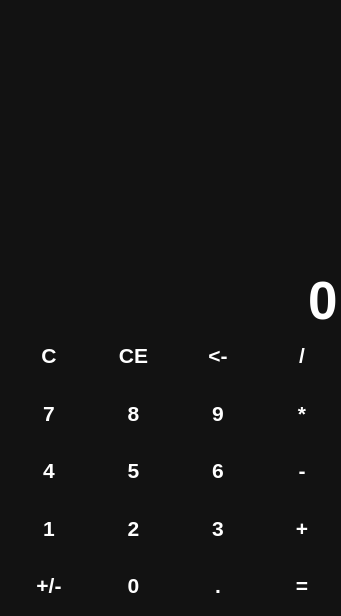
<?xml version="1.0" encoding="UTF-8"?>
<ui version="4.0">
 <class>MainWindow</class>
 <widget class="QMainWindow" name="MainWindow">
  <property name="geometry">
   <rect>
    <x>0</x>
    <y>0</y>
    <width>341</width>
    <height>616</height>
   </rect>
  </property>
  <property name="sizePolicy">
   <sizepolicy hsizetype="Expanding" vsizetype="Expanding">
    <horstretch>0</horstretch>
    <verstretch>0</verstretch>
   </sizepolicy>
  </property>
  <property name="minimumSize">
   <size>
    <width>300</width>
    <height>500</height>
   </size>
  </property>
  <property name="windowTitle">
   <string>PySideCalculator</string>
  </property>
  <property name="styleSheet">
   <string notr="true">QWidget {
    color: white;
    background-color: #121212;
    font-family: 'Lucida Sans', 'Lucida Sans Regular', 'Lucida Grande', 'Lucida Sans Unicode', Geneva, Verdana, sans-serif;
    font-size: 16pt;
    font-weight: 600;
}

QPushButton {
    background-color: transparent;
    border: none;
}

QPushButton:hover {
    background-color: #666;
}

QPushButton:pressed {
    background-color: #888;
}</string>
  </property>
  <property name="tabShape">
   <enum>QTabWidget::Rounded</enum>
  </property>
  <widget class="QWidget" name="centralwidget">
   <widget class="QLineEdit" name="le_entry">
    <property name="geometry">
     <rect>
      <x>10</x>
      <y>280</y>
      <width>331</width>
      <height>41</height>
     </rect>
    </property>
    <property name="sizePolicy">
     <sizepolicy hsizetype="Expanding" vsizetype="Maximum">
      <horstretch>0</horstretch>
      <verstretch>0</verstretch>
     </sizepolicy>
    </property>
    <property name="styleSheet">
     <string notr="true">font-size: 40pt;
border: none;
</string>
    </property>
    <property name="text">
     <string>0</string>
    </property>
    <property name="maxLength">
     <number>10</number>
    </property>
    <property name="alignment">
     <set>Qt::AlignRight|Qt::AlignTrailing|Qt::AlignVCenter</set>
    </property>
    <property name="readOnly">
     <bool>true</bool>
    </property>
   </widget>
   <widget class="QLabel" name="label">
    <property name="geometry">
     <rect>
      <x>180</x>
      <y>120</y>
      <width>131</width>
      <height>21</height>
     </rect>
    </property>
    <property name="sizePolicy">
     <sizepolicy hsizetype="Preferred" vsizetype="Maximum">
      <horstretch>0</horstretch>
      <verstretch>0</verstretch>
     </sizepolicy>
    </property>
    <property name="styleSheet">
     <string notr="true">color: #888;
</string>
    </property>
    <property name="text">
     <string/>
    </property>
    <property name="alignment">
     <set>Qt::AlignRight|Qt::AlignTrailing|Qt::AlignVCenter</set>
    </property>
   </widget>
   <widget class="QWidget" name="gridLayoutWidget">
    <property name="geometry">
     <rect>
      <x>10</x>
      <y>330</y>
      <width>331</width>
      <height>281</height>
     </rect>
    </property>
    <layout class="QGridLayout" name="layout_buttons">
     <item row="4" column="0">
      <widget class="QPushButton" name="btn_neg">
       <property name="sizePolicy">
        <sizepolicy hsizetype="Minimum" vsizetype="Expanding">
         <horstretch>0</horstretch>
         <verstretch>0</verstretch>
        </sizepolicy>
       </property>
       <property name="text">
        <string>+/-</string>
       </property>
      </widget>
     </item>
     <item row="0" column="2">
      <widget class="QPushButton" name="btn_back">
       <property name="sizePolicy">
        <sizepolicy hsizetype="Minimum" vsizetype="Expanding">
         <horstretch>0</horstretch>
         <verstretch>0</verstretch>
        </sizepolicy>
       </property>
       <property name="text">
        <string>&lt;-</string>
       </property>
      </widget>
     </item>
     <item row="3" column="0">
      <widget class="QPushButton" name="btn_1">
       <property name="sizePolicy">
        <sizepolicy hsizetype="Minimum" vsizetype="Expanding">
         <horstretch>0</horstretch>
         <verstretch>0</verstretch>
        </sizepolicy>
       </property>
       <property name="text">
        <string>1</string>
       </property>
       <property name="shortcut">
        <string>Return</string>
       </property>
      </widget>
     </item>
     <item row="1" column="0">
      <widget class="QPushButton" name="btn_7">
       <property name="sizePolicy">
        <sizepolicy hsizetype="Minimum" vsizetype="Expanding">
         <horstretch>0</horstretch>
         <verstretch>0</verstretch>
        </sizepolicy>
       </property>
       <property name="text">
        <string>7</string>
       </property>
      </widget>
     </item>
     <item row="2" column="0">
      <widget class="QPushButton" name="btn_4">
       <property name="sizePolicy">
        <sizepolicy hsizetype="Minimum" vsizetype="Expanding">
         <horstretch>0</horstretch>
         <verstretch>0</verstretch>
        </sizepolicy>
       </property>
       <property name="text">
        <string>4</string>
       </property>
      </widget>
     </item>
     <item row="0" column="3">
      <widget class="QPushButton" name="btn_backspace">
       <property name="sizePolicy">
        <sizepolicy hsizetype="Minimum" vsizetype="Expanding">
         <horstretch>0</horstretch>
         <verstretch>0</verstretch>
        </sizepolicy>
       </property>
       <property name="text">
        <string>/</string>
       </property>
      </widget>
     </item>
     <item row="1" column="1">
      <widget class="QPushButton" name="btn_8">
       <property name="sizePolicy">
        <sizepolicy hsizetype="Minimum" vsizetype="Expanding">
         <horstretch>0</horstretch>
         <verstretch>0</verstretch>
        </sizepolicy>
       </property>
       <property name="text">
        <string>8</string>
       </property>
      </widget>
     </item>
     <item row="1" column="2">
      <widget class="QPushButton" name="btn_9">
       <property name="sizePolicy">
        <sizepolicy hsizetype="Minimum" vsizetype="Expanding">
         <horstretch>0</horstretch>
         <verstretch>0</verstretch>
        </sizepolicy>
       </property>
       <property name="text">
        <string>9</string>
       </property>
      </widget>
     </item>
     <item row="1" column="3">
      <widget class="QPushButton" name="btn_mul">
       <property name="sizePolicy">
        <sizepolicy hsizetype="Minimum" vsizetype="Expanding">
         <horstretch>0</horstretch>
         <verstretch>0</verstretch>
        </sizepolicy>
       </property>
       <property name="text">
        <string>*</string>
       </property>
      </widget>
     </item>
     <item row="2" column="1">
      <widget class="QPushButton" name="btn_5">
       <property name="sizePolicy">
        <sizepolicy hsizetype="Minimum" vsizetype="Expanding">
         <horstretch>0</horstretch>
         <verstretch>0</verstretch>
        </sizepolicy>
       </property>
       <property name="text">
        <string>5</string>
       </property>
      </widget>
     </item>
     <item row="2" column="2">
      <widget class="QPushButton" name="btn_6">
       <property name="sizePolicy">
        <sizepolicy hsizetype="Minimum" vsizetype="Expanding">
         <horstretch>0</horstretch>
         <verstretch>0</verstretch>
        </sizepolicy>
       </property>
       <property name="text">
        <string>6</string>
       </property>
      </widget>
     </item>
     <item row="2" column="3">
      <widget class="QPushButton" name="btn_minus">
       <property name="sizePolicy">
        <sizepolicy hsizetype="Minimum" vsizetype="Expanding">
         <horstretch>0</horstretch>
         <verstretch>0</verstretch>
        </sizepolicy>
       </property>
       <property name="text">
        <string>-</string>
       </property>
      </widget>
     </item>
     <item row="3" column="1">
      <widget class="QPushButton" name="btn_2">
       <property name="sizePolicy">
        <sizepolicy hsizetype="Minimum" vsizetype="Expanding">
         <horstretch>0</horstretch>
         <verstretch>0</verstretch>
        </sizepolicy>
       </property>
       <property name="text">
        <string>2</string>
       </property>
      </widget>
     </item>
     <item row="3" column="2">
      <widget class="QPushButton" name="btn_3">
       <property name="sizePolicy">
        <sizepolicy hsizetype="Minimum" vsizetype="Expanding">
         <horstretch>0</horstretch>
         <verstretch>0</verstretch>
        </sizepolicy>
       </property>
       <property name="text">
        <string>3</string>
       </property>
      </widget>
     </item>
     <item row="3" column="3">
      <widget class="QPushButton" name="btn_plus">
       <property name="sizePolicy">
        <sizepolicy hsizetype="Minimum" vsizetype="Expanding">
         <horstretch>0</horstretch>
         <verstretch>0</verstretch>
        </sizepolicy>
       </property>
       <property name="text">
        <string>+</string>
       </property>
      </widget>
     </item>
     <item row="4" column="1">
      <widget class="QPushButton" name="btn_0">
       <property name="sizePolicy">
        <sizepolicy hsizetype="Minimum" vsizetype="Expanding">
         <horstretch>0</horstretch>
         <verstretch>0</verstretch>
        </sizepolicy>
       </property>
       <property name="text">
        <string>0</string>
       </property>
      </widget>
     </item>
     <item row="4" column="2">
      <widget class="QPushButton" name="btn_point">
       <property name="sizePolicy">
        <sizepolicy hsizetype="Minimum" vsizetype="Expanding">
         <horstretch>0</horstretch>
         <verstretch>0</verstretch>
        </sizepolicy>
       </property>
       <property name="text">
        <string>.</string>
       </property>
      </widget>
     </item>
     <item row="4" column="3">
      <widget class="QPushButton" name="btn_calc">
       <property name="sizePolicy">
        <sizepolicy hsizetype="Minimum" vsizetype="Expanding">
         <horstretch>0</horstretch>
         <verstretch>0</verstretch>
        </sizepolicy>
       </property>
       <property name="text">
        <string>=</string>
       </property>
      </widget>
     </item>
     <item row="0" column="0">
      <widget class="QPushButton" name="btn_clear">
       <property name="sizePolicy">
        <sizepolicy hsizetype="Minimum" vsizetype="Expanding">
         <horstretch>0</horstretch>
         <verstretch>0</verstretch>
        </sizepolicy>
       </property>
       <property name="text">
        <string>C</string>
       </property>
       <property name="shortcut">
        <string>C</string>
       </property>
      </widget>
     </item>
     <item row="0" column="1">
      <widget class="QPushButton" name="btn_ce">
       <property name="sizePolicy">
        <sizepolicy hsizetype="Minimum" vsizetype="Expanding">
         <horstretch>0</horstretch>
         <verstretch>0</verstretch>
        </sizepolicy>
       </property>
       <property name="text">
        <string>CE</string>
       </property>
       <property name="shortcut">
        <string>Return</string>
       </property>
      </widget>
     </item>
    </layout>
   </widget>
  </widget>
 </widget>
 <resources/>
 <connections/>
</ui>
